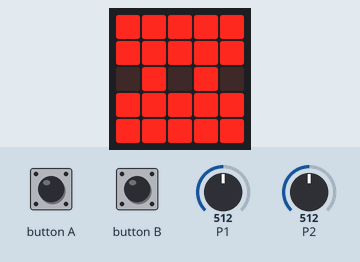
This program was run on a simulated BBC micro:bit running MicroPython. Parts: the board's 5×5 LED display. The test bench sets the inputs (shaded band); at power-on: P1 = 512, P2 = 512 (analog values on the 0–1023 scale).

Above: at 0.78 s.
1.3 s: P1 set to 310
2.8 s: P1 set to 285
At 3.27 s:
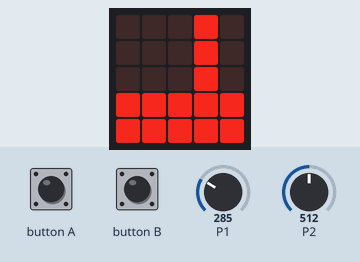
5.5 s: P2 set to 310
7.0 s: P2 set to 288
At 8.1 s:
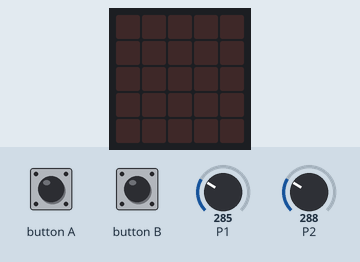
8.6 s: button A pressed for 1 s
At 9.07 s:
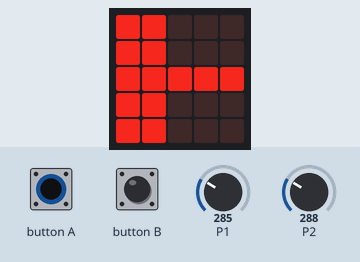
11.2 s: button B pressed for 0.15 s
At 11.34 s:
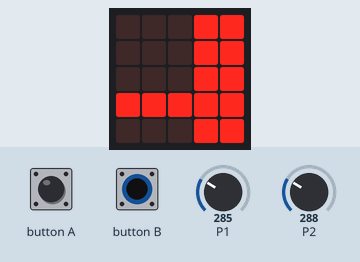
Timing chart, 0 to 13.9 s (numbered marks = the images above; inputs shaded):
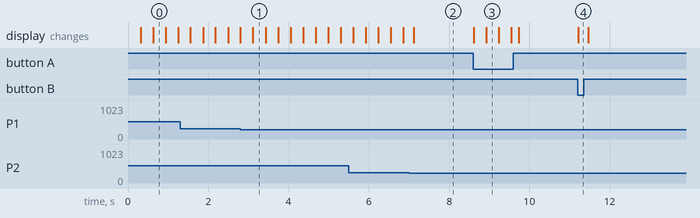

Measured:
- the behaviour switches between 301 and 300 on P1 (found by bisection; images 0 and 1)
- the behaviour switches between 301 and 300 on P2 (found by bisection; images 1 and 2)
- after the input at 2.8 s, the display: first differs from a run without the input after 0.31 s (image 1)
- after the input at 7.0 s, the display: changes after 0.12 s (image 2)
- after the input at 8.6 s, the display: first changes at once (image 3 shows a later state)
- after the input at 11.2 s, the display: changes at once (image 4)

The program:

TA_T1_T2.py
```python
"""
Ein kleines Beispiel für die Verwendung von Pins 1 & 2 und Taste A.
"""
import microbit
"""calliope_mini import *"""
# define some constants

DISPLAY_WIDTH = 5
DISPLAY_HEIGHT = 5

MIN_BRIGHTNESS = 0
MAX_BRIGHTNESS = 9

# A maths functions to help us

def clamp(minimum, n, maximum):
    """Return the nearest value to n, that's within minimum to maximum (incl)
    """
    return max(minimum, min(n, maximum))


# Helpers for controling the display

def light(brightness, filter):
    """Light up all pixels matching the filter function
    """
    brightness = clamp(MIN_BRIGHTNESS, round(brightness), MAX_BRIGHTNESS)
    for col in range(DISPLAY_WIDTH):
        for row in range(DISPLAY_HEIGHT):
            if filter(col, row):
                microbit.display.set_pixel(col, row, brightness)

def light_column(column):
    """Light up a whole column to max brightness
    """
    def filter_column(col, row):
        """For a given pixel position, turn on if it matches our column
        """
        return col == column
    light(MAX_BRIGHTNESS, filter_column)

def light_row(row):
    """Light up a whole row to max brightness
    """
    def filter_row(col, rw):
        """For a given pixel position, turn on if it matches our row
        """
        return rw == row
    light(MAX_BRIGHTNESS, filter_row)

def fade_display():
    """Reduce every pixel by 1 brightness level

    This means as we draw new things, the old ones will fade away
    """
    for col in range(5):
        for row in range(5):
            brightness = microbit.display.get_pixel(col, row)
            # reduce by one, but make sure it's still in 0 to 9
            brightness = clamp(MIN_BRIGHTNESS, brightness - 1, MAX_BRIGHTNESS)
            microbit.display.set_pixel(col, row, brightness)

def paint_box(top=0, bottom=DISPLAY_HEIGHT-1, left=0, right=DISPLAY_WIDTH-1):
    """Draw a filled in rectangle on the display
    """
    def filter_box(col, row):
        """For a given pixel position, turn it on if it's with the bounds
        """
        # remember rows count from 0 at the top!
        correct_vertical = top <= row <= bottom
        correct_horizontal = left <= col <= right
        return correct_vertical and correct_horizontal
    light(MAX_BRIGHTNESS, filter_box)


# Our main functions

def pin_is_touched(n):
    """Pass in a pin number (1 or 2),
    get back True if it's being touched right now

    In this way, it acts just like microbit.button_a.is_pressed()
    """
    pin = getattr(microbit, 'pin{}'.format(n))
    return pin.read_analog() > 300

def four_buttons():
    """Push buttons, touch pins, see if you can light up the whole display!
    """
    a_is_pressed = microbit.button_a.is_pressed()
    b_is_pressed = microbit.button_b.is_pressed()

    # let's call the two pin-buttons c and d:
    c_is_pressed = pin_is_touched(1)
    d_is_pressed = pin_is_touched(2)

    if a_is_pressed:
        light_row(2)
        paint_box(right=1)
    if b_is_pressed:
        light_row(3)
        paint_box(left=3)
    if c_is_pressed:
        light_column(1)
        paint_box(bottom=1)
    if d_is_pressed:
        light_column(3)
        paint_box(top=3)


while True:
    four_buttons()

    microbit.sleep(10)

    # fade all pixels by one brightness level
    fade_display()
```
